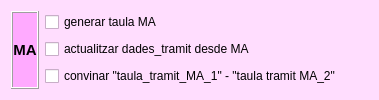
    <widget class="QFrame" name="frame_MA">
     <property name="palette">
      <palette>
       <active>
        <colorrole role="Light">
         <brush brushstyle="SolidPattern">
          <color alpha="255">
           <red>255</red>
           <green>255</green>
           <blue>255</blue>
          </color>
         </brush>
        </colorrole>
        <colorrole role="Base">
         <brush brushstyle="SolidPattern">
          <color alpha="255">
           <red>255</red>
           <green>255</green>
           <blue>255</blue>
          </color>
         </brush>
        </colorrole>
        <colorrole role="Window">
         <brush brushstyle="SolidPattern">
          <color alpha="255">
           <red>255</red>
           <green>221</green>
           <blue>254</blue>
          </color>
         </brush>
        </colorrole>
        <colorrole role="Shadow">
         <brush brushstyle="SolidPattern">
          <color alpha="255">
           <red>255</red>
           <green>255</green>
           <blue>255</blue>
          </color>
         </brush>
        </colorrole>
        <colorrole role="AlternateBase">
         <brush brushstyle="SolidPattern">
          <color alpha="255">
           <red>255</red>
           <green>255</green>
           <blue>255</blue>
          </color>
         </brush>
        </colorrole>
       </active>
       <inactive>
        <colorrole role="Light">
         <brush brushstyle="SolidPattern">
          <color alpha="255">
           <red>255</red>
           <green>255</green>
           <blue>255</blue>
          </color>
         </brush>
        </colorrole>
        <colorrole role="Base">
         <brush brushstyle="SolidPattern">
          <color alpha="255">
           <red>255</red>
           <green>255</green>
           <blue>255</blue>
          </color>
         </brush>
        </colorrole>
        <colorrole role="Window">
         <brush brushstyle="SolidPattern">
          <color alpha="255">
           <red>255</red>
           <green>221</green>
           <blue>254</blue>
          </color>
         </brush>
        </colorrole>
        <colorrole role="Shadow">
         <brush brushstyle="SolidPattern">
          <color alpha="255">
           <red>255</red>
           <green>255</green>
           <blue>255</blue>
          </color>
         </brush>
        </colorrole>
        <colorrole role="AlternateBase">
         <brush brushstyle="SolidPattern">
          <color alpha="255">
           <red>255</red>
           <green>255</green>
           <blue>255</blue>
          </color>
         </brush>
        </colorrole>
       </inactive>
       <disabled>
        <colorrole role="Light">
         <brush brushstyle="SolidPattern">
          <color alpha="255">
           <red>255</red>
           <green>255</green>
           <blue>255</blue>
          </color>
         </brush>
        </colorrole>
        <colorrole role="Base">
         <brush brushstyle="SolidPattern">
          <color alpha="255">
           <red>255</red>
           <green>221</green>
           <blue>254</blue>
          </color>
         </brush>
        </colorrole>
        <colorrole role="Window">
         <brush brushstyle="SolidPattern">
          <color alpha="255">
           <red>255</red>
           <green>221</green>
           <blue>254</blue>
          </color>
         </brush>
        </colorrole>
        <colorrole role="Shadow">
         <brush brushstyle="SolidPattern">
          <color alpha="255">
           <red>255</red>
           <green>255</green>
           <blue>255</blue>
          </color>
         </brush>
        </colorrole>
        <colorrole role="AlternateBase">
         <brush brushstyle="SolidPattern">
          <color alpha="255">
           <red>255</red>
           <green>255</green>
           <blue>255</blue>
          </color>
         </brush>
        </colorrole>
       </disabled>
      </palette>
     </property>
     <property name="autoFillBackground">
      <bool>true</bool>
     </property>
     <property name="frameShape">
      <enum>QFrame::NoFrame</enum>
     </property>
     <property name="frameShadow">
      <enum>QFrame::Plain</enum>
     </property>
     <property name="lineWidth">
      <number>1</number>
     </property>
     <layout class="QHBoxLayout" name="horizontalLayout_6">
      <item>
       <widget class="QLabel" name="label_4">
        <property name="palette">
         <palette>
          <active>
           <colorrole role="Base">
            <brush brushstyle="SolidPattern">
             <color alpha="255">
              <red>255</red>
              <green>255</green>
              <blue>255</blue>
             </color>
            </brush>
           </colorrole>
           <colorrole role="Window">
            <brush brushstyle="SolidPattern">
             <color alpha="255">
              <red>255</red>
              <green>170</green>
              <blue>255</blue>
             </color>
            </brush>
           </colorrole>
          </active>
          <inactive>
           <colorrole role="Base">
            <brush brushstyle="SolidPattern">
             <color alpha="255">
              <red>255</red>
              <green>255</green>
              <blue>255</blue>
             </color>
            </brush>
           </colorrole>
           <colorrole role="Window">
            <brush brushstyle="SolidPattern">
             <color alpha="255">
              <red>255</red>
              <green>170</green>
              <blue>255</blue>
             </color>
            </brush>
           </colorrole>
          </inactive>
          <disabled>
           <colorrole role="Base">
            <brush brushstyle="SolidPattern">
             <color alpha="255">
              <red>255</red>
              <green>170</green>
              <blue>255</blue>
             </color>
            </brush>
           </colorrole>
           <colorrole role="Window">
            <brush brushstyle="SolidPattern">
             <color alpha="255">
              <red>255</red>
              <green>170</green>
              <blue>255</blue>
             </color>
            </brush>
           </colorrole>
          </disabled>
         </palette>
        </property>
        <property name="font">
         <font>
          <pointsize>11</pointsize>
          <weight>75</weight>
          <bold>true</bold>
         </font>
        </property>
        <property name="autoFillBackground">
         <bool>true</bool>
        </property>
        <property name="frameShape">
         <enum>QFrame::Box</enum>
        </property>
        <property name="frameShadow">
         <enum>QFrame::Raised</enum>
        </property>
        <property name="text">
         <string>MA</string>
        </property>
        <property name="scaledContents">
         <bool>false</bool>
        </property>
        <property name="alignment">
         <set>Qt::AlignCenter</set>
        </property>
       </widget>
      </item>
      <item>
       <layout class="QVBoxLayout" name="verticalLayout_5">
        <item>
         <widget class="QCheckBox" name="checkBox_ma">
          <property name="text">
           <string>generar taula MA</string>
          </property>
         </widget>
        </item>
        <item>
         <widget class="QCheckBox" name="checkBox_act_desde_ma">
          <property name="text">
           <string>actualitzar dades_tramit desde MA</string>
          </property>
         </widget>
        </item>
        <item>
         <widget class="QCheckBox" name="checkBox_ma1_2">
          <property name="text">
           <string>convinar &quot;taula_tramit_MA_1&quot; - &quot;taula tramit MA_2&quot;        </string>
          </property>
         </widget>
        </item>
       </layout>
      </item>
     </layout>
    </widget>
